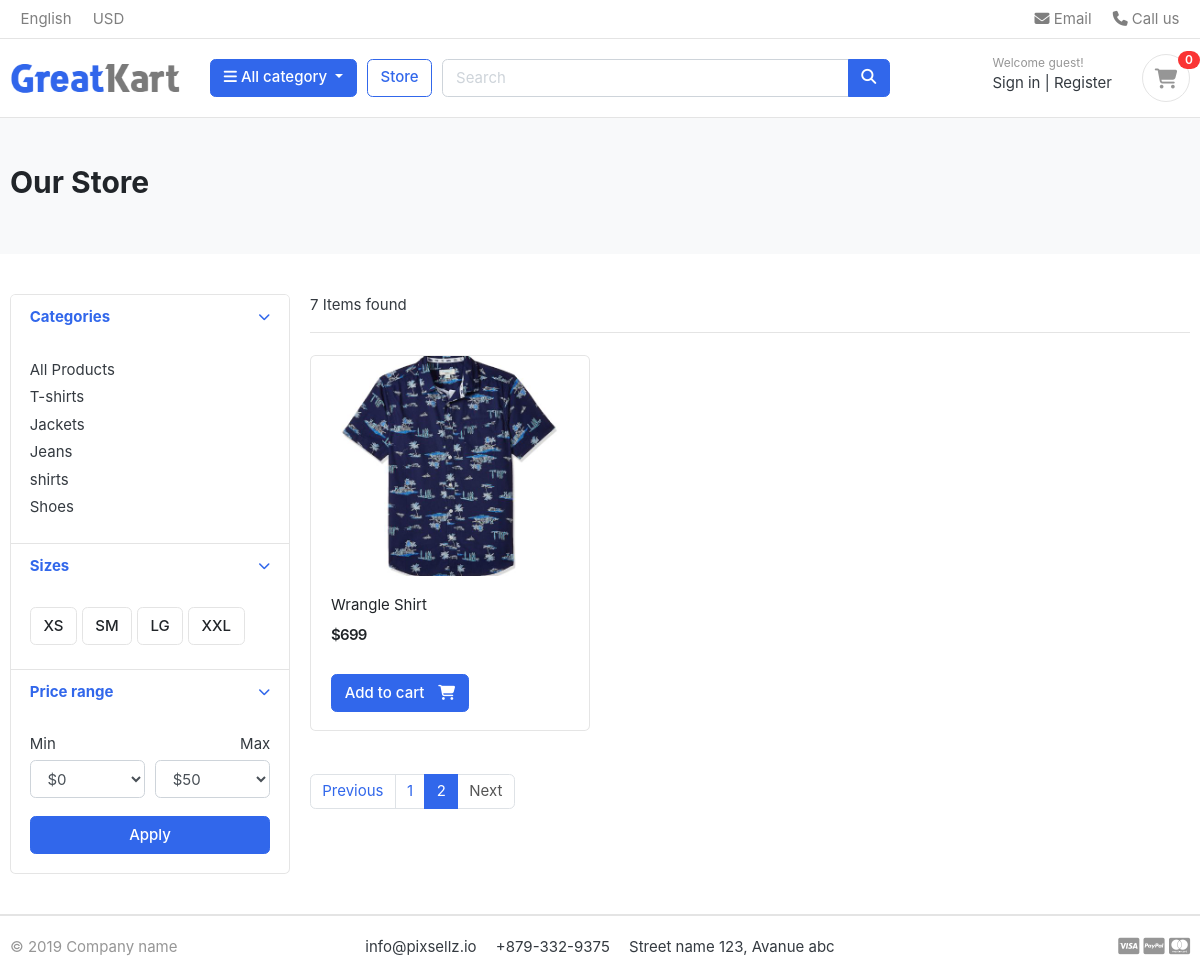
The page /store/?page=2 on the database as committed earlier.
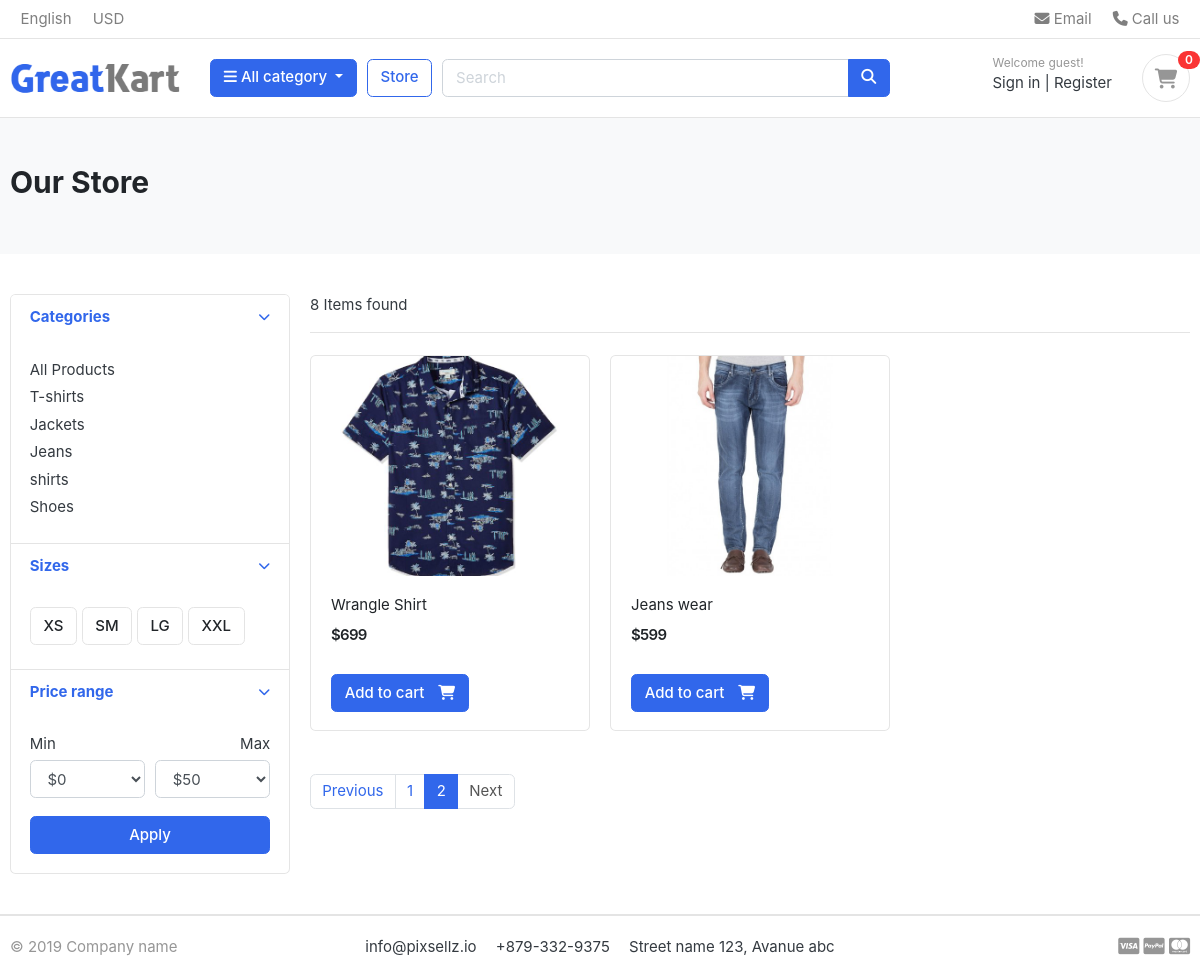
The same page on the database as committed later.
### category/models.py (models this page shows, shortened)
class Category(models.Model):
    category_name = models.CharField( max_length=50, unique = True)
    slug = models.SlugField(max_length=70, unique = True)
    description = models.TextField(blank=True)
    cat_image = models.ImageField( upload_to='photos/categories', blank = True)
    class Meta :
        verbose_name = "Category"
        verbose_name_plural = "Categories"
    def get_url(self):
        return reverse('products_by_category',args=[self.slug])

### store/models.py (models this page shows, shortened)
class Product(models.Model):
    product_name = models.CharField( max_length=200, unique=True)
    slug = models.CharField( max_length=200, unique=True)
    description = models.CharField( max_length=500, blank=True)
    price = models.IntegerField()
    image = models.ImageField( upload_to='photos/product',)
    stock = models.IntegerField()
    is_available = models.BooleanField(default=True)
    category = models.ForeignKey(Category, on_delete=models.CASCADE)
    created_date = models.DateTimeField( auto_now_add=True)
    modified_date = models.DateTimeField( auto_now=True)
    def get_url(self):
        return reverse("product_detail", args=[self.category.slug,self.slug])

### store/views.py (the view)
# urls.py: path("",views.StoreView,name='store'),
def StoreView(req, category_slug=None):
    category = None
    products = None
    product_count = 0
    in_cart = []
    if category_slug is not None:
        category = get_object_or_404(Category, slug=category_slug)
        products = Product.objects.filter(category=category, is_available=True)
        product_count = products.count()
    else:
        products = Product.objects.filter(is_available=True)
        paginator = Paginator(products, 6)
        page = req.GET.get('page')
        paged_products = paginator.get_page(page)
        product_count = products.count()
    try:
        cart = Cart.objects.get(cart_id=_cart_id(req))
        cart_items = CartItem.objects.filter(cart=cart, is_active=True)
        in_cart = [item.product.id for item in cart_items]
    except Cart.DoesNotExist:
        in_cart = []
    context = {
        'products': paged_products,
        'product_count': product_count,
        'in_cart': in_cart,
    }
    return render(req, 'store/store.html', context)

### cart/context_processor.py (called while the page is built)
def counter(req):
    cart_count = 0
    if 'admin' in req.path:
        return {}
    else:
        try:
            cart = Cart.objects.filter(cart_id=_cart_id(req))
            cart_items = CartItem.objects.all().filter(cart=cart[:1])
            for cart_item in cart_items:
                cart_count += cart_item.quantity
        except Cart.DoesNotExist:
            cart_count = 0
    return dict(cart_count=cart_count)

### cart/views.py (called while the page is built)
def _cart_id(req):
    cart = req.session.session_key
    if not cart:
        cart = req.session.create()
    return cart

### category/context_processors.py (called while the page is built)
def menu_links(req):
    links = Category.objects.all()
    return dict(links=links)

### templates/store/store.html (shortened to what this page needs)
{% extends "base.html" %}
{% block content %}
<section class="section-pagetop bg">
<div class="container">
	<h2 class="title-page">Our Store</h2>
</div>
</section>
<section class="section-content padding-y">
<div class="container">
<div class="row">
	<aside class="col-md-3">
<div class="card">
	<article class="filter-group">
		<header class="card-header">
			<a href="#" data-toggle="collapse" data-target="#collapse_1" aria-expanded="true" class="">
				<i class="icon-control fa fa-chevron-down"></i>
				<h6 class="title">Categories</h6>
			</a>
		</header>
		<div class="filter-content collapse show" id="collapse_1" style="">
			<div class="card-body">
				<ul class="list-menu">
				<li><a href="{% url 'store' %}">All Products</a></li>
				{% for category in links %}
				<li><a href="{{category.get_url}}">{{category.category_name}}</a></li>
				{% endfor %}
				</ul>
			</div>
		</div>
	</article>
	<article class="filter-group">
		<header class="card-header">
			<a href="#" data-toggle="collapse" data-target="#collapse_4" aria-expanded="true" class="">
				<i class="icon-control fa fa-chevron-down"></i>
				<h6 class="title">Sizes </h6>
			</a>
		</header>
		<div class="filter-content collapse show" id="collapse_4" style="">
			<div class="card-body">
			  <label class="checkbox-btn">
			    <span class="btn btn-light"> XS </span>
			  </label>
			  <label class="checkbox-btn">
			    <span class="btn btn-light"> SM </span>
			  </label>
			  <label class="checkbox-btn">
			    <span class="btn btn-light"> LG </span>
			  </label>
			  <label class="checkbox-btn">
			    <span class="btn btn-light"> XXL </span>
			  </label>
		</div>
		</div>
	</article>
	<article class="filter-group">
		<header class="card-header">
			<a href="#" data-toggle="collapse" data-target="#collapse_3" aria-expanded="true" class="">
				<i class="icon-control fa fa-chevron-down"></i>
				<h6 class="title">Price range </h6>
			</a>
		</header>
		<div class="filter-content collapse show" id="collapse_3" style="">
			<div class="card-body">
				<div class="form-row">
				<div class="form-group col-md-6">
				  <label>Min</label>
				  	<select class="mr-2 form-control">
						<option value="0">$0</option>
					</select>
				</div>
				<div class="form-group text-right col-md-6">
				  <label>Max</label>
				  	<select class="mr-2 form-control">
						<option value="50">$50</option>
					</select>
				</div>
				</div>
				<button class="btn btn-block btn-primary">Apply</button>
			</div>
		</div>
	</article>
</div>
	</aside>
	<main class="col-md-9">
<header class="border-bottom mb-4 pb-3">
		<div class="form-inline">
			<span class="mr-md-auto">{{product_count}} Items found </span>
		</div>
</header>
<div class="row">
	{% for product in products %}
	<div class="col-md-4">
		<figure class="card card-product-grid">
			<div  class="img-wrap">
				<a href="{{ product.get_url }}"><img  src="{{ product.image.url }}"></a>
			</div>
			<figcaption class="info-wrap">
				<div href="{% url 'home' %}" class="fix-height">
					<a href="{{ product.get_url }}" class="title">{{product.product_name}}</a>
					<div class="price-wrap mt-2">
						<span class="price">${{product.price}}</span>
					</div>
				</div>
				{% if product.id in in_cart %}
					<a class="btn  btn-success"> <span class="text">Added to cart</span> <i class="fas fa-shopping-cart"></i>  </a>
					<a href="{% url 'cart' %}" class="btn  btn-outline-primary"> <span class="text">View cart</span> <i class="fas fa-eye"></i>  </a>
					{% else %}
					<a href="{% url 'add_cart' product.id %}" class="btn  btn-primary"> <span class="text">Add to cart</span> <i class="fas fa-shopping-cart"></i>  </a>
					{% endif %}
			</figcaption>
		</figure>
	</div>
	{% endfor %}
</div>
<nav class="mt-4" aria-label="Page navigation sample">
	{% if products.has_other_pages %}
	<ul class="pagination">
		{% if products.has_previous %}
		<li class="page-item "><a class="page-link" href="?page={{ products.previous_page_number }}">Previous</a></li>
		{% else %}
		<li class="page-item disabled"><a class="page-link" href="#">Previous</a></li>
		{% endif %}
		{% for i in products.paginator.page_range %}
		{% if products.number == i %}
    <li class="page-item active"><a class="page-link" href="#">{{ i }}</a></li>
    {% else %}
    <li class="page-item"><a class="page-link" href="?page">{{ i }}</a></li>
    {% endif %}
    {% endfor %}
	{% if products.has_next %}
    <li class="page-item"><a class="page-link" href="?page={{ products.next_page_number }}">Next</a></li>
	{% else %}
	<li class="page-item disabled"><a class="page-link" href="#">Next</a></li>
	{% endif %}
  </ul>
  {% endif %}
</nav>
	</main>
</div>
</div>
</section>
{% endblock content %}

### templates/base.html (shortened to what this page needs)
{% load static %}
<!DOCTYPE HTML>
<html lang="en">
<head>
<link href="{% static 'css/bootstrap.css' %}" rel="stylesheet">
<link href="{% static 'fonts/fontawesome/css/all.min.css' %}" rel="stylesheet">
<link href="{% static 'css/ui.css' %}" rel="stylesheet">
<link href="{% static 'css/responsive.css' %}" rel="stylesheet" media="only screen and (max-width: 1200px)">
</head>
<body>
{% include "includes/navbar.html" %}
{% block content %}
{% endblock %}
{% include "includes/footer.html" %}
</body>
</html>

### templates/includes/navbar.html (shortened to what this page needs)
{% load static %}
<header class="section-header">
<nav class="navbar p-md-0 navbar-expand-sm navbar-light border-bottom">
<div class="container">
  <div class="collapse navbar-collapse" id="navbarTop4">
    <ul class="navbar-nav mr-auto">
    	<li class="nav-item dropdown">
		 	<a href="#" class="nav-link">English</a>
		</li>
		<li class="nav-item dropdown">
			<a href="#" class="nav-link">USD</a>
		</li>
    </ul>
    <ul class="navbar-nav">
		<li><a href="#" class="nav-link"><i class="fa fa-envelope"></i> Email</a></li>
		<li><a href="#" class="nav-link"><i class="fa fa-phone"></i> Call us</a></li>
	</ul>
  </div>
</div>
</nav>
<section class="header-main border-bottom">
	<div class="container">
		<div class="row align-items-center">
			<div class="col-lg-2 col-md-3 col-6">
				<a href="{% url 'home' %}" class="brand-wrap">
					<img class="logo" src="{% static 'images/logo.png' %}">
				</a>
			</div>
			<div class="col-lg col-sm col-md col-6 flex-grow-0">
				<div class="category-wrap dropdown d-inline-block float-right">
					<button type="button" class="btn btn-primary dropdown-toggle" data-toggle="dropdown">
						<i class="fa fa-bars"></i> All category
					</button>
				</div>
			</div>
			<a href="{% url 'store' %}" class="btn btn-outline-primary">Store</a>
			<div class="col-lg col-md-6 col-sm-12 col">
				<form action="#" class="search">
					<div class="input-group w-100">
						<input type="text" class="form-control" style="width:60%;" placeholder="Search">
						<div class="input-group-append">
							<button class="btn btn-primary" type="submit">
								<i class="fa fa-search"></i>
							</button>
						</div>
					</div>
				</form>
			</div>
			<div class="col-lg-3 col-sm-6 col-8 order-2 order-lg-3">
				<div class="d-flex justify-content-end mb-3 mb-lg-0">
					<div class="widget-header">
						<small class="title text-muted">Welcome guest!</small>
						<div>
							<a href="./signin.html">Sign in</a> <span class="dark-transp"> | </span>
							<a href="./register.html">Register</a>
						</div>
					</div>
					<a href="{% url 'cart' %}" class="widget-header pl-3 ml-3">
						<div class="icon icon-sm rounded-circle border"><i class="fa fa-shopping-cart"></i></div>
						<span class="badge badge-pill badge-danger notify">{{ cart_count }}</span>
					</a>
				</div>
			</div>
		</div>
	</div>
</section>
</header>

### templates/includes/footer.html (shortened to what this page needs)
<footer class="section-footer border-top">
	<div class="container">
		<section class="footer-bottom border-top row">
			<div class="col-md-2">
				<p class="text-muted"> &copy; 2019 Company name </p>
			</div>
			<div class="col-md-8 text-md-center">
				<span class="px-2">info@pixsellz.io</span>
				<span class="px-2">+879-332-9375</span>
				<span class="px-2">Street name 123, Avanue abc</span>
			</div>
			<div class="col-md-2 text-md-right text-muted">
			</div>
		</section>
	</div>
</footer>

### static/css/ui.css (style rules this page uses)
html { font-family: "Inter", sans-serif; font-size: 15px; }
.img-wrap { text-align: center; display: block; }
.img-wrap img { max-width: 100%; }
.price-wrap { letter-spacing: -0.7px; }
.icon-xs, .icon-sm, .icon-md, .icon-lg { display: inline-block; text-align: center; flex-shrink: 0; flex-grow: 0; }
.icon-sm { width: 48px; height: 48px; line-height: 48px !important; font-size: 20px; }
.padding-y { padding-top: 40px; padding-bottom: 40px; }
figure { margin-bottom: 0; }
article:after, .form-group:after { display: block; clear: both; content: ""; }
.bg { background-color: #f8f9fa; }
.title-page { color: #212529; }
p:last-child { margin-bottom: 0; }
.header-main { position: relative; padding-top: 1rem; padding-bottom: 1rem; }
.brand-wrap .logo, .navbar-brand .logo { margin-right: 7px; max-height: 42px; display: inline-block; }
.widget-header { display: inline-block; vertical-align: middle; position: relative; }
.widget-header a { color: #343a40; }
.widget-header i { color: #969696; }
.widget-header .title { display: block; }
.widget-header .notify { position: absolute; top: -3px; right: -10px; }
.footer-bottom { padding-top: 20px; padding-bottom: 20px; }
.btn-light { background-color: #fff; border-color: #e4e4e4; }
.btn .text + i { margin-left: 10px; }
[class*=list-] li:after { visibility: hidden; display: block; content: ""; overflow: hidden; height: 0; clear: both; }
.list-menu { list-style: none; margin: 0; padding-left: 0; }
.list-menu li { margin-bottom: 5px; }
.list-menu a { color: #343a40; }
[class*=card-product] a.title { color: #212529; display: block; }
[class*=card-product] .img-wrap { overflow: hidden; position: relative; }
[class*=card-product] .img-wrap img { height: 100%; max-width: 100%; width: auto; display: inline-block; -o-object-fit: cover; object-fit: cover; }
.card-product-grid { margin-bottom: 20px; }
.card-product-grid .img-wrap { border-radius: 0.2rem 0.2rem 0 0; height: 220px; }
.card-product-grid .info-wrap { overflow: hidden; padding: 18px 20px; }
.card-product-grid .fix-height { height: 80px; overflow: hidden; }
.card .img-wrap { overflow: hidden; }
.notify { position: absolute; top: -4px; right: -10px; display: inline-block; padding: 0.25em 0.6em; font-size: 12px; line-height: 1; text-align: center; border-radius: 3rem; color: #fff; background-color: #fa3434; }
.price { font-weight: 600; color: #212529; }
.icon-control { margin-top: 5px; float: right; font-size: 80%; }
.card-header .title { margin-bottom: 0; line-height: 1.5; }
.filter-group { border-bottom: 1px solid #e4e4e4; }
.filter-group .card-header { border-bottom: 0; }
.filter-group:last-child { border-bottom: 0; }
.checkbox-btn { position: relative; }
.section-pagetop { padding: 45px 0; }

Rows that differ between the two databases and show on the page:
added Product: image (picture), product_name "Jeans wear", price "599", shows "Add to cart"
Other text that changed with them:
{{ product_count }}: "7" → "8"
